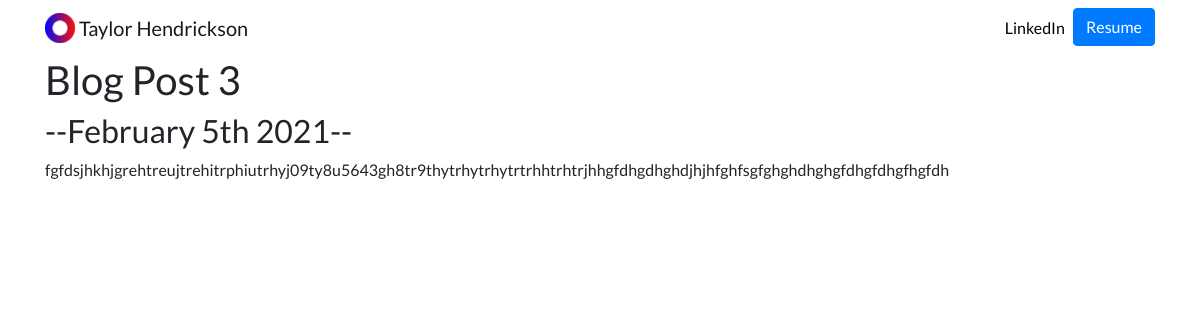
Page /blog/3/ on the committed database.
### blog/models.py (models this page shows)
class Blog(models.Model):
    title = models.CharField(max_length=200)
    description = models.TextField()
    date = models.DateField()

### blog/views.py (the view)
# urls.py: path('<int:blog_id>/', views.detail, name='detail'),
def detail(request, blog_id):
    blog = get_object_or_404(Blog, pk=blog_id)
    return render(request, 'blog/detail.html',{'blog':blog})

### blog/templates/blog/detail.html
{% extends 'portfolio/base.html' %}
{% block content %}
<h1>{{ blog.title }}</h2>
<h2>--{{ blog.date|date:'F jS Y' }}--</h2>
{{ blog.description|safe }}
{% endblock %}

### portfolio/static/portfolio/custom.css (style rules this page uses)
body { font-family: 'Lato', sans-serif; }

### rows in the picture
Blog: title "Blog Post 3", date "February 5th 2021", description "fgfdsjhkhjgrehtreujtrehitrphiutrhyj09ty8u5643gh8tr9thytrhytrhytrtrhhtrhtrjhhgfdhgdhghdjhjhfghfsgfghghdhghgfdhgfdhgfhgfdh"
